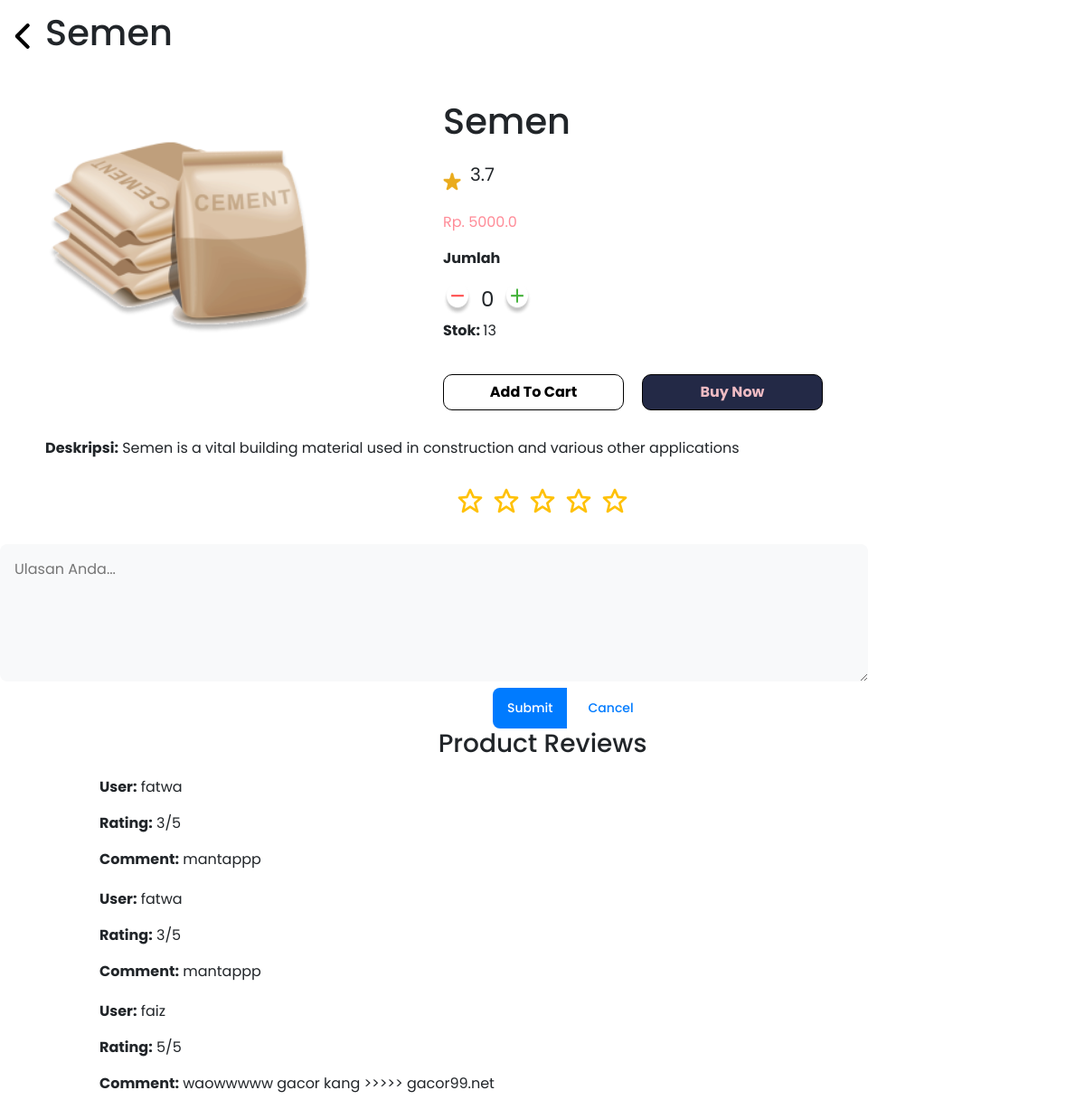
Page /detail_product/1 on the committed database.
### models/product.py (models this page shows)
class Product(db.Model):
    __tablename__ = 'product'
    id_product = db.Column(db.Integer, primary_key=True)
    name = db.Column(db.String(100))
    desc = db.Column(db.String(100))
    category = db.Column(db.String(100))
    quantityInStock = db.Column(db.Integer)
    price = db.Column(db.Float)
    picture = db.Column(db.String(100))

### models/reviews.py (models this page shows)
class reviews(db.Model):
    id_reviews = db.Column(db.Integer, primary_key=True)
    id_user = db.Column(db.Integer, db.ForeignKey('user.id_user'), nullable=True)
    id_product = db.Column(db.Integer, db.ForeignKey('product.id_product'), nullable=True)
    comment = db.Column(db.String(250), nullable=True, unique=False)
    rating = db.Column(db.Integer, nullable=True, unique=False)
    user = relationship("User", backref="reviews")
    product = relationship("Product", backref="reviews")

### models/user.py (models this page shows, shortened)
class User(db.Model, UserMixin):
    id_user = db.Column(db.Integer, primary_key=True)
    username = db.Column(db.String(20), nullable=False, unique=True)
    email = db.Column(db.String(120), nullable=False, unique=True)
    password = db.Column(db.String(80), nullable=False)
    fullname = db.Column(db.String(60), nullable=True, unique=False)
    gender = db.Column(db.CHAR(1), nullable=True, unique=False)
    telephone = db.Column(db.Integer, nullable=True, unique=False)
    address = db.Column(db.String(60), nullable=True, unique=False)
    is_admin = db.Column(db.Boolean, default=False)

### app.py (the view, shortened to what this page needs)
@app.route('/detail_product/<int:id_product>', methods=["GET", "POST"])
def detail_product(id_product):
    if  current_user.is_authenticated and current_user.is_admin:
            flash("You need to log in as a user to access this page.", "danger")
            abort(403)
    product = get_product(id_product)
    print("Product Reviews:", product.reviews)
    product_reviews = reviews.query.filter_by(id_product=id_product).all()
    average_rating = 0.0
    if product_reviews:
        total_ratings = sum(review.rating for review in product_reviews)
        average_rating = total_ratings / len(product_reviews)
    return render_template('detail_product.html', product=product,  reviews=product_reviews, user=current_user, average_rating=average_rating)

### app.py (called while the page is built)
def get_product(id_product):
    return Product.query.get(id_product)

### templates/detail_product.html (shortened to what this page needs)
<!DOCTYPE html>
<html lang="en">
<head>
    <link rel="stylesheet" type="text/css" href="{{ url_for('static', filename='css/detail.css') }}">
    <link rel="stylesheet" type="text/css" href="detail.css">
    <link rel="stylesheet" href="https://stackpath.bootstrapcdn.com/bootstrap/4.5.2/css/bootstrap.min.css"
>
    <link rel="stylesheet" href="https://cdn.jsdelivr.net/npm/bootstrap-star-rating@4.0.6/css/star-rating.min.css">
    <link href='https://unpkg.com/boxicons@2.1.1/css/boxicons.min.css' rel='stylesheet'>
</head>
<body>
    <div class="nav-back">
        <img src="{{ url_for('static', filename='asset/back-to-product.png') }}" alt="">
        <h1>{{ product.name }}</h1>
    </div>
    <div class="detail">
        <div class="detail-product-1">
            <img src="{{ url_for('static', filename='unggah/' + product.picture) }}" alt="{{ product.name }}">
        </div>
        <div class="detail-product-2">
            <h1>{{ product.name }}</h1>
            <div class="rating-1">
                <img src="{{ url_for('static', filename='asset/staaaar.png') }}" alt="">
                {% if reviews %}
                <p class="rating_avg">{{ "{:.1f}".format(average_rating) }}</p>
            {% else %}
                <p class="rating_avg">No Ratings Yet</p>
            {% endif %}
            </div>
            <p class="price">Rp. {{ product.price }}</p>
            <p class="jmlh"><strong>Jumlah</strong></p>
            <div class="quantity">
                <img src="{{ url_for('static', filename='asset/miness.png') }}" alt="">
                <p>0</p>
                <img src="{{ url_for('static', filename='asset/btn-adda.png') }}" alt="">
            </div>
            <p class="stock"><strong>Stok: </strong> {{ product.quantityInStock }}</p>
            <div class="add">
                <form method="POST" action="{{ url_for('add_to_cart', id_product=product.id_product) }}" name="add-to-cart-form">
                    <button type="submit"  id="add-card">
                        Add To Cart
                    </button>
                </form>
                <form method="POST" action="{{ url_for('add_to_checkout', id_product=product.id_product) }}" name="buy-now-form">
                    <button type="submit" class="buy-now">
                        Buy Now
                    </button>
                </form>
            </div>
        </div>
    </div>
    <div class="deskripsi">
        <p><strong>Deskripsi:</strong> {{ product.desc }}</p>
    </div>
    <div class="reviews">
        <form method="post">
            <div class="rating">
                {% for i in range(5) %}
                    <i class='bx bx-star star' style="--i: {{ i }};"></i>
                {% endfor %}
            </div>
            <textarea name="comment" cols="30" rows="5" placeholder="Ulasan Anda..."></textarea>
            <div class="btn-group">
                <button type="submit" class="btn submit">Submit</button>
                <button class="btn cancel">Cancel</button>
            </div>
        </form>
        <h3>Product Reviews</h3>
        {% for review in reviews %}
        <div class="review" style="background-color: white;">
            <p id="user"><strong>User:</strong> {{ review.user.username }}</p>
            <p><strong>Rating:</strong> {{ review.rating }}/5</p>
            <p><strong>Comment:</strong> {{ review.comment }}</p>
        </div>
    {% endfor %}
    </div>
</body>
</html>

### static/css/detail.css (style rules this page uses)
* { font-family: 'Poppins', sans-serif; padding: 0; margin: 0; }
body { background-color: #D4D8F0; }
.nav-back { background-color: white; display: flex; width: 100%; height: 80px; align-items: center; }
.nav-back img { width: 50px; height: 50px; }
.detail { display: flex; margin: 30px 50px; }
.detail .detail-product-1 img { width: 300px; height: 300px; }
.detail .detail-product-1 { display: flex; width: 40%; flex-direction: row; }
.rating-1 { margin-top: 20px; display: flex; align-items: center; font-size: 20px; }
.rating-1 img { width: 20px; height: 20px; margin-right: 10px; align-items: center; }
p.price { margin-top: 10px; color: #FF8C98; }
p.jmlh { margin-top: 10px; }
p.stock { margin-top: 5px; }
.quantity { margin-top: 10px; display: flex; font-size: 23px; }
.quantity p { margin: 0px 10px; }
.deskripsi { margin: 30px 50px; background-color: white; }
:root { --yellow: #FFBD13; --blue: #4383FF; --blue-d-1: #3278FF; --light: #F5F5F5; --grey: #AAA; --white: #FFF; --shadow: 8px 8px 30px rgba(0,0,0,.05); }
.rating { display: flex; justify-content: center; align-items: center; grid-gap: .5rem; font-size: 2rem; color: var(--yellow); margin-bottom: 2rem; }
.rating .star { cursor: pointer; }
textarea { width: 80%; background: var(--light); padding: 1rem; border-radius: .5rem; border: none; outline: none; resize: none; margin-left: 100px; margin-bottom: .5rem; }
.btn-group { display: flex; grid-gap: .5rem; align-items: center; margin-left: 545px; }
.btn-group .btn { padding: .75rem 1rem; border-radius: .5rem; border: none; outline: none; cursor: pointer; font-size: .875rem; font-weight: 500; }
.btn-group .btn.submit { background: var(--blue); color: var(--white); }
.btn-group .btn.cancel { background: var(--white); color: var(--blue); }
h3 { margin-top: 40px; display: flex; align-items: center; justify-content: center; }
div.review { border-radius: 10px; background-color: aqua; width: 83%; background: aqua; margin-left: 100px; }
div.review p { margin-left: 10px; }
div.review p#user { margin-top: 20px; }
div.add { display: flex; }
button#add-card { font-family: 'Poppins', sans-serif; margin-top: 20px; border-radius: 10px; width: 200px; height: 40px; display: flex; align-items: center; justify-content: center; background-color: #FFF; border: 1px solid #000; font-weight: bold; }
button.buy-now { font-family: 'Poppins', sans-serif; margin-left: 20px; margin-top: 20px; border-radius: 10px; width: 200px; height: 40px; display: flex; font-weight: bold; align-items: center; justify-content: center; background-color: #232946; color: #EEBBC3; border: 1px solid #000; }

### rows in the picture
Product: name "Semen", picture (picture), price "5000.0", quantityInStock "13", desc "Semen is a vital building material used in construction and various other applications"
reviews: user.username "fatwa", rating "3", comment "mantappp"
reviews: user.username "fatwa", rating "3", comment "mantappp"
reviews: user.username "faiz", rating "5", comment "waowwwww gacor kang >>>>> gacor99.net"

### other values in the picture
{{ "{:.1f}".format(average_rating) }} "3.7"
